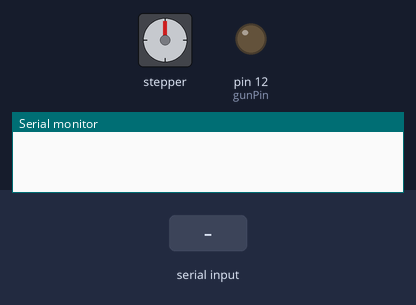
A sketch run on a simulated Arduino Uno, built with avr-gcc and run on an emulated ATmega328P. Parts: stepper motor, output pins drawn as LEDs (lit = HIGH), the last lines printed to the serial monitor. The inputs (shaded band) are chosen by the test bench. Stepper angles assume 200 steps per turn.

Above: at 1.2 s.
1.3 s: "SHOOT\n" received over Serial
2.8 s: "ROTATE:90\n" received over Serial
At 2.96 s:
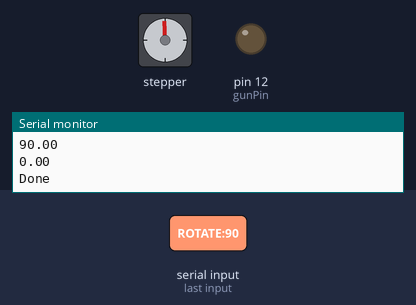
4.6 s: "SHOOT\n" received over Serial
6.1 s: "ANGLE:90\n" received over Serial
At 7.0 s:
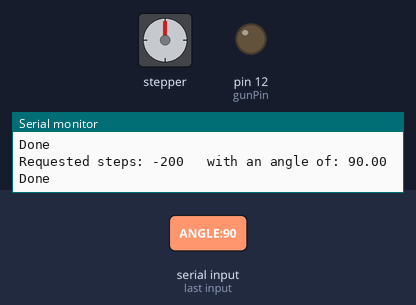
Timing chart, 0 to 8.6 s (numbered marks = the images above; inputs shaded):
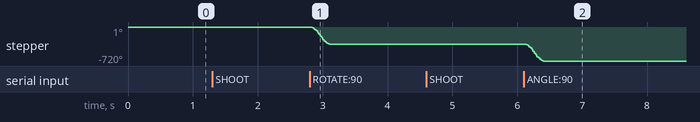

The sketch:

new_stepper.ino
```cpp
#include <AccelStepper.h>

/*
CNC pins Z -
const int gunPin = 12;
const int dirPin = 4;
const int stepPin = 7;
const int enablePin = 8;


bodoboard -
const int gunPin = 4;
const int dirPin = 3;
const int stepPin = 2;
const int enablePin = 5;
*/

const int gunPin = 12;
const int dirPin = 4;
const int stepPin = 7;
const int enablePin = 8;
const int SHOOT_COOLDOWN = 4;  // ms
const int MAX_SPEED = 3000;  // steps per second
const int ACCELERATION = 10000;  // steps per second^2
float count = 0;

// Stepper setup: DRIVER interface type = 1
AccelStepper stepper(AccelStepper::DRIVER, stepPin, dirPin);

int mistake()
{
  if (count>1)
  {
    count-=1;
    return 1;
  }
  else if(count<-1)
  {
    count+=1;
    return -1;
  }
  return 0;
}
void setup() {
  Serial.begin(9600);
  pinMode(gunPin, OUTPUT);
  pinMode(enablePin, OUTPUT);

  stepper.setEnablePin(enablePin);
  // stepper.enableOutputs();
  stepper.setPinsInverted(false, false, true);
  stepper.disableOutputs();

  // Stepper setup
  stepper.setMaxSpeed(MAX_SPEED);
  stepper.setAcceleration(ACCELERATION);
  stepper.setCurrentPosition(0);    // reset position
}

long angle_to_steps(double angle){
  // each step is 1.8 deg
  // steps = angles / 1.8
  // we have a 2 : 1 ratio in the wheels
  // the gears change the direction, we want + to be to the right
  // the lib agrees, positive is clockwise,
  // meaning we need to multiply by -2
  // and then round to the nearest int.
  // TODO: understand why different?>??????>?>??DF&^O*HOJP
  // Black gun = *4
  // White gun = *2
  return long(-4 * angle / 1.8);
}

void loop() {
  if (Serial.available()) {
    String command = Serial.readStringUntil('\n');
    command.trim();

    if (command == "SHOOT") {
      digitalWrite(gunPin, HIGH);
      Serial.println("Pew Pew");
      delay(SHOOT_COOLDOWN);
      digitalWrite(gunPin, LOW);
      Serial.println("Done"); // Critical for communication with Python
    }
    else if (command.startsWith("ROTATE:")) {
      stepper.enableOutputs();
      long steps = command.substring(7).toInt();
      float step = command.substring(7).toFloat();
      count +=step-float(steps);
      Serial.print("Requested steps: ");
      Serial.println(steps);
      Serial.println(step);
      long angle = angle_to_steps(steps);
      float mis=mistake();
      Serial.println(mis);
      stepper.move(angle+mis);
      Serial.println("Done"); // Critical for communication with Python
    }else if (command.startsWith("ANGLE:")) {
      stepper.enableOutputs();
      double angle = command.substring(6).toDouble();
      long steps = angle_to_steps(angle);
      Serial.print("Requested steps: ");
      Serial.print(steps);
      Serial.print("   with an angle of: ");
      Serial.println(angle);
      stepper.move(steps);
      Serial.println("Done"); // Critical for communication with Python
    }else if(command =="OFF"){
      stepper.disableOutputs();
      Serial.println("Turned off.");
    }else if(command =="ON"){
      stepper.enableOutputs();
      Serial.println("Turned on.");
    }
  }
  if (stepper.currentPosition() == stepper.targetPosition()){
    stepper.disableOutputs();
  }
  stepper.run();
}
```

Measured:
- after the input at 2.8 s, stepper: turns 360° counter-clockwise in 0.29 s, starting at once
- after the input at 6.1 s, stepper: turns 360° counter-clockwise in 0.29 s, starting at once
